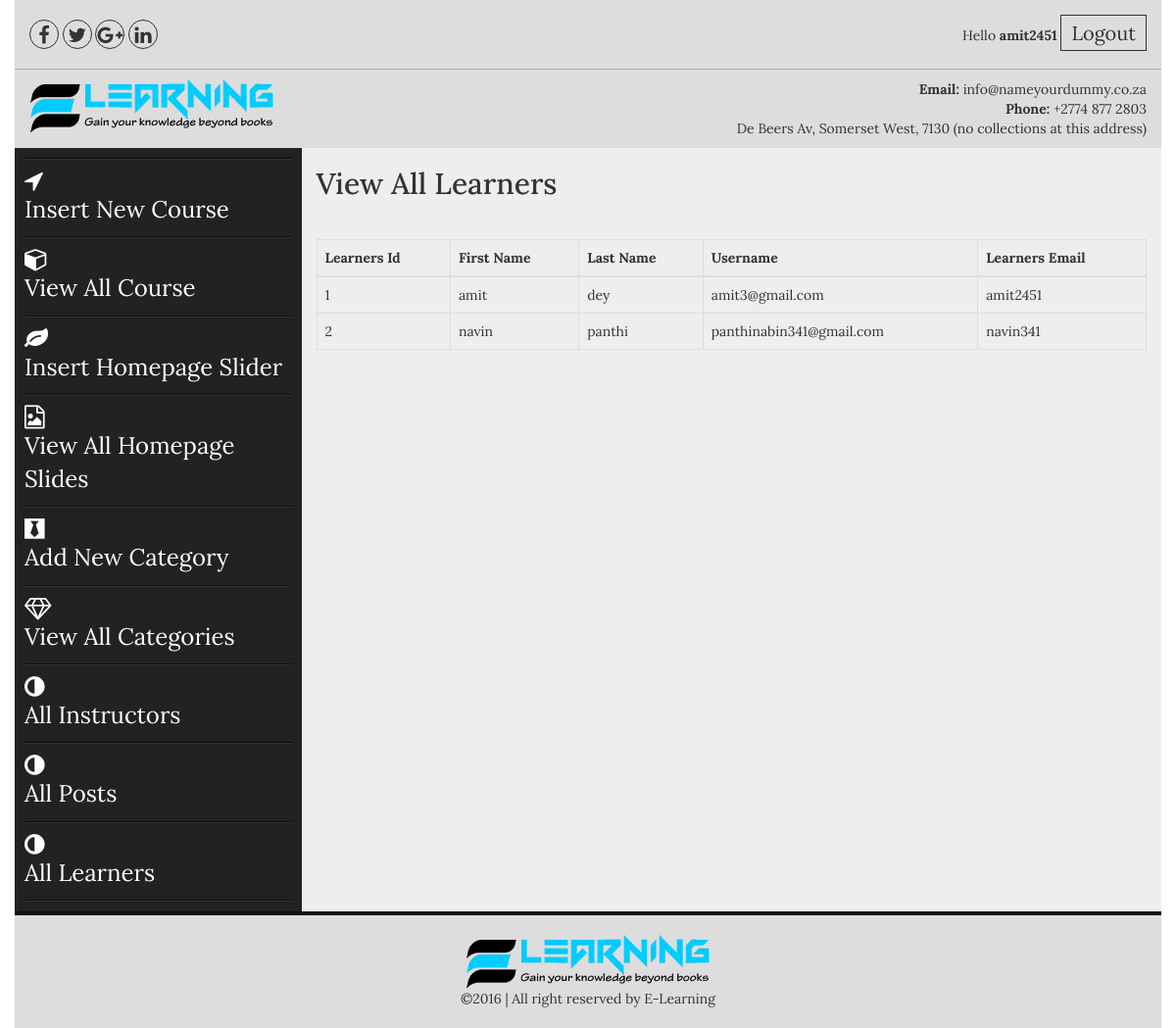
/admin/all_learners.php (signed in), run on the app's committed database.
### tables this page shows
CREATE TABLE `learners` (
  `luser_id` int(100) NOT NULL,
  `luser_fname` text NOT NULL,
  `luser_lname` text NOT NULL,
  `luser_name` varchar(50) NOT NULL,
  `luser_email` varchar(50) NOT NULL,
  `luser_pass` varchar(50) NOT NULL,
  `is_dropout` tinyint(1) DEFAULT NULL,
  `reason` varchar(255) DEFAULT NULL
);

### admin/all_learners.php (the view)
<?php include("includes/header.php");?>
<section class="admin_area">
    <div class="container">
        <div class="row">
            <?php include("includes/admin_menus.php");?>
            <div class="col-md-9 col-sm-9 col-xs-12">
                <div class="add_admin_content">
                   <h2>View All Learners</h2>
                      <table class="table table-bordered">
                        <thead>
                          <tr>
                            <th>Learners Id</th>
                            <th>First Name</th>
                            <th>Last Name</th>
                            <th>Username</th>
                            <th>Learners Email</th>
                          </tr>
                        </thead>
                        <tbody>
                        <?php
                        $user = "select * from learners";
                        $run_user = mysqli_query($con,$user);
                        while($user_row = mysqli_fetch_array($run_user)):
                        $user_id = $user_row ['luser_id'];
                        $fname = $user_row ['luser_fname'];
                        $lname = $user_row ['luser_lname'];
                        $uemail = $user_row ['luser_email'];
                        $uname = $user_row ['luser_name'];
                        ?>
                          <tr>
                            <td><?php echo $user_id;?></td>
                            <td><?php echo $fname;?></td>
                            <td><?php echo $lname;?></td>
                            <td><?php echo $uemail;?></td>
                            <td><?php echo $uname;?></td>
                          </tr>
                        <?php endwhile;?>
                        </tbody>
                      </table>
                </div>
            </div>
        </div>
    </div>
</section>
<?php include("includes/footer.php");?>

### admin/css/style.css (style rules this page uses)
body { font-family: 'Lora', serif; }
h1,h2,h3,h4,h5,h6,p { margin: 0; padding: 0 }
.container { background: #eee }
.admin_area .row { position: relative; }
.add_admin_content h2 { margin-bottom: 40px; margin-top: 20px; }
body, html { height: 100%; }

### data on the page
learners: luser_id "1", luser_fname "amit", luser_lname "dey", luser_email "amit3@gmail.com", luser_name "amit2451"
learners: luser_id "2", luser_fname "navin", luser_lname "panthi", luser_email "panthinabin341@gmail.com", luser_name "navin341"

### other printed values
$_SESSION['user_name'] "amit2451"
